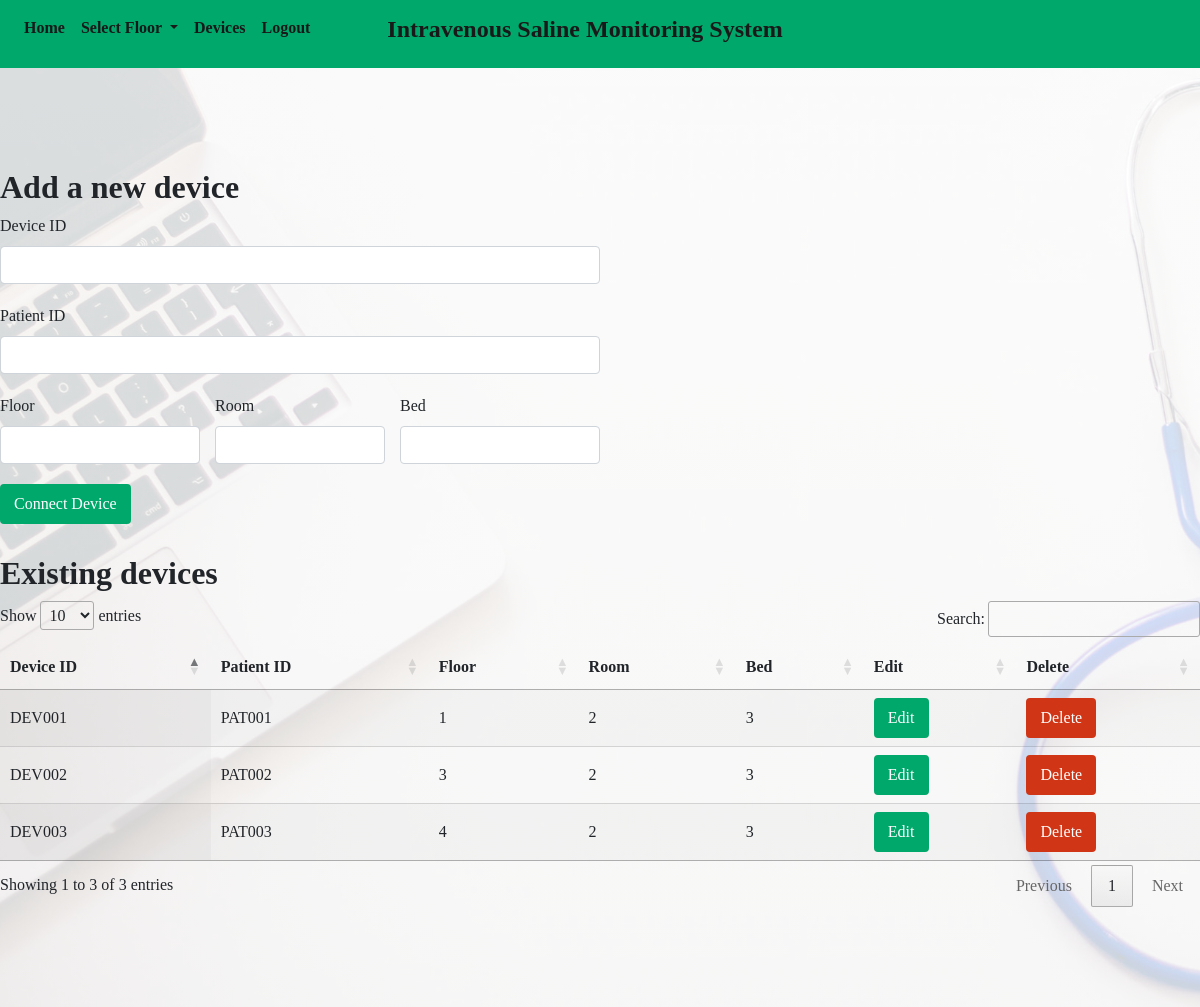
/devices/ (signed in), run on an earlier commit of the app's database.
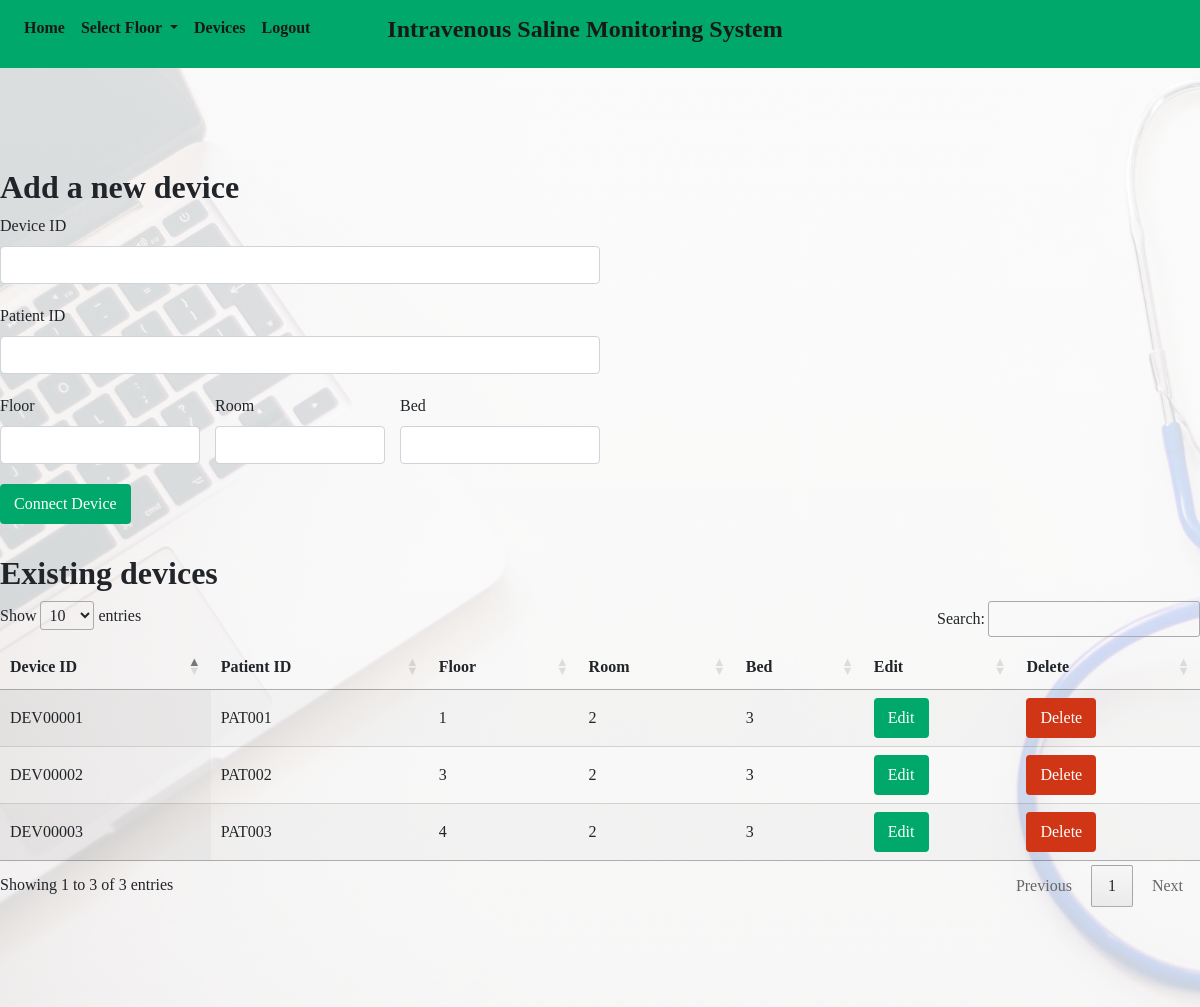
And on a later commit of the database.
### main/models.py (models this page shows, shortened)
class patient(models.Model):
	floor = models.IntegerField(default=0)
	room = models.IntegerField(default=0)
	bed_no = models.IntegerField(default=0)
	percentage = models.IntegerField(default=100)
	device_id =  models.CharField(max_length=50, null=True, blank=True)
	status = models.IntegerField(default = 0)
	buzzer_status = models.IntegerField(default = 5)
	patient_id =  models.CharField(max_length=50, null=True, blank=True)
	saline_info =  models.CharField(max_length=50, null=True, blank=True)

### main/views.py (the view, shortened to what this page needs)
# urls.py: path('devices/', views.devices, name='devices'),
@login_required
def devices(request):
	return render(request, template_name='devices.html',
				context={"patients":patient.objects.all})

### templates/devices.html (shortened to what this page needs)
{% load static %}
{% include "header.html" %}
{% include "navbar.html" %}
<link rel="stylesheet" href="https://cdn.datatables.net/1.10.20/css/jquery.dataTables.min.css">
<link rel="stylesheet" href="https://cdn.datatables.net/responsive/2.2.3/css/responsive.bootstrap4.min.css">
<body>
	<div class="section">
		<div class="container-1200px" >
			<h2 class="bold-text padding-15px-mobile">Add a new device</h2>
			<form style="max-width:600px;margin-bottom:30px;" class="padding-15px-mobile" action="/devices/" method="POST"> {% csrf_token %}
				<div class="form-group">
				    <label for="device">Device ID</label>
				    <input type="text" class="form-control" name="device_id" style="margin-bottom: 20px;" id="input_device">
				    <label for="patient">Patient ID</label>
				    <input type="text" class="form-control" name="patient_id" style="margin-bottom: 20px;" id="input_patient">
				    <div class="row no-margin" style="margin-bottom: 20px;">
				    	<div class="col-4 no-padding">
						    <label for="floor">Floor</label>
						    <input type="number" class="form-control" name="floor" id="input_floor">
						</div>
				    	<div class="col-4">
						    <label for="room">Room</label>
						    <input type="number" class="form-control" name="room" id="input_room">
						</div>
				    	<div class="col-4 no-padding">
						    <label for="bed">Bed</label>
						    <input type="number" class="form-control" name="bed_no" id="input_bed_no">
						</div>
					</div>
					<button type="submit" class="btn adv-sal-green-background white white-background-hover adv-sal-green-hover adv-sal-green-border">Connect Device</button>
				</div>
			</form>
			<h2 class="bold-text">Existing devices</h2>
			<table id="devices-table" class="display" style="width:100%;">
				<thead>
		            <tr>
		                <th>Device ID</th>
		                <th>Patient ID</th>
		                <th>Floor</th>
		                <th>Room</th>
		                <th>Bed</th>
		                <th>Edit</th>
		                <th>Delete</th>
		            </tr>
	        	</thead>
	        	<tbody>
		                {%for p in patients %}
		                	<tr>
				                <td>{{p.device_id}}</td>
				                <td>{{p.patient_id}}</td>
				                <td>{{p.floor}}</td>
				                <td>{{p.room}}</td>
				                <td>{{p.bed_no}}</td>
				                <td>
				                		<button type="submit" id="edit{{p.device_id}}" class="btn adv-sal-green-background white white-background-hover adv-sal-green-hover adv-sal-green-border">Edit</button>
				                </td>
				                <td>
				                	<form action="/devices/" method="POST"> {% csrf_token %}
				                		<button type="submit" onclick="alert('You are about to DELETE a device!!!')" name="delete" value={{p.device_id}} class="btn adv-sal-red-background white white-background-hover adv-sal-red-hover adv-sal-red-border">Delete</button>
				                	</form>
				                </td>
							</tr>
			            {% endfor %}
		        </tbody>
	    	</table>
		</div>
	</div>
</body>

### templates/header.html (shortened to what this page needs)
{% load static %}
{% block content %}
<!DOCTYPE html>
<html>
<head>
    <link rel="stylesheet" href="{% static 'bootstrap/bootstrap.min.css' %}" >
	<link href="{% static 'css/layout.css' %}" rel="stylesheet">
	<link href="{% static 'css/text.css' %}" rel="stylesheet">
	<link href="{% static 'css/color.css' %}" rel="stylesheet">
    <link rel="stylesheet" href="{% static 'css/progressbar.css' %}">
</head>
{% endblock %}

### templates/navbar.html (shortened to what this page needs)
{% load static %}
<nav class="navbar navbar-expand-lg sticky-top adv-sal-green-background">
  <div class="row" style="width:100%;">
    <div class="col-2 col-lg-3">
      <div class="collapse navbar-collapse" id="navbarNavDropdown">
        <ul class="navbar-nav">
          <li class="nav-item active">
            <a class="nav-link dark-grey bold-text" href="/">Home <span class="sr-only">(current)</span></a>
          </li>
          <li class="nav-item dropdown">
            <a class="nav-link dark-grey bold-text dropdown-toggle" href="#" id="navbarDropdownMenuLink" data-toggle="dropdown" aria-haspopup="true" aria-expanded="false">
              Select Floor
            </a>
          </li>
          <li class="nav-item">
              <a class="nav-link dark-grey bold-text" href="/devices">Devices</a>
          </li>
          <li class="nav-item">
              <a class="nav-link dark-grey bold-text" href="{% url 'logout' %}">Logout</a>
          </li>
        </ul>
      </div>
    </div>
    <div class="col-10 col-lg-6 site-title-container" >
      <h4 class="dark-grey bold-text text-right text-center" style="margin-bottom: 0px;margin-top: 7px;">Intravenous Saline Monitoring System</p>
    </div>
  </div>
</nav>

### static/css/layout.css (style rules this page uses)
.container-1200px { max-width:1200px; margin:0 auto; }
.section { padding-top:100px; padding-bottom:100px; position:relative; }
.no-margin { margin-left: 0px!important; margin-right: 0px!important; }
.no-padding { padding-left:0px!important; padding-right:0px!important; }

### static/css/text.css (style rules this page uses)
body,h1,h2,h3,h4,h5,h6 { font-family:Poppins; }
h1,h2, .bold-text { font-weight:700; }

### static/css/color.css (style rules this page uses)
.adv-sal-green-background, .adv-sal-green-background-hover:hover { background-color:#00A86B; }
.adv-sal-green-border,.adv-sal-green-border-hover:hover { border: 2px solid #00A86B; }
.adv-sal-red-background, .adv-sal-red-background-hover:hover { background-color:#d03516; }
.adv-sal-red-border,.adv-sal-red-border-hover:hover { border: 2px solid #d03516; }
.white, .white-hover:hover { color:#fff; }
.dark-grey, .dark-grey-hover:hover { color:#191919; }

### templates/header.html (style rules this page uses)
.section { background-image: linear-gradient(to bottom, rgba(255, 255, 255, 0.85), rgba(255, 255, 255, 0.8)), url(/static/images/bg.jpg); background-size: cover; background-repeat: no-repeat; min-height: 80vh; }

What changed in the data, as far as the page shows it:
removed patient: device_id "DEV001", patient_id "PAT001", floor "1", room "2", bed_no "3"
removed patient: device_id "DEV002", patient_id "PAT002", floor "3", room "2", bed_no "3"
removed patient: device_id "DEV003", patient_id "PAT003", floor "4", room "2", bed_no "3"
added patient: device_id "DEV00001", patient_id "PAT001", floor "1", room "2", bed_no "3"
added patient: device_id "DEV00002", patient_id "PAT002", floor "3", room "2", bed_no "3"
added patient: device_id "DEV00003", patient_id "PAT003", floor "4", room "2", bed_no "3"
